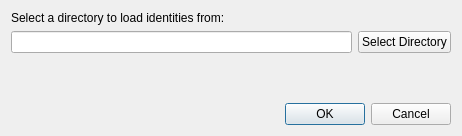
<?xml version="1.0" encoding="UTF-8"?>
<ui version="4.0">
 <class>Dialog</class>
 <widget class="QDialog" name="Dialog">
  <property name="geometry">
   <rect>
    <x>0</x>
    <y>0</y>
    <width>462</width>
    <height>136</height>
   </rect>
  </property>
  <property name="windowTitle">
   <string>Dialog</string>
  </property>
  <layout class="QGridLayout" name="gridLayout">
   <item row="1" column="1">
    <widget class="QPushButton" name="select_directory_button">
     <property name="sizePolicy">
      <sizepolicy hsizetype="Fixed" vsizetype="Fixed">
       <horstretch>0</horstretch>
       <verstretch>0</verstretch>
      </sizepolicy>
     </property>
     <property name="text">
      <string>Select Directory</string>
     </property>
     <property name="default">
      <bool>false</bool>
     </property>
     <property name="flat">
      <bool>false</bool>
     </property>
    </widget>
   </item>
   <item row="0" column="0" colspan="2">
    <widget class="QLabel" name="description_label">
     <property name="sizePolicy">
      <sizepolicy hsizetype="Preferred" vsizetype="Fixed">
       <horstretch>0</horstretch>
       <verstretch>0</verstretch>
      </sizepolicy>
     </property>
     <property name="text">
      <string>Select a directory to load identities from:</string>
     </property>
    </widget>
   </item>
   <item row="1" column="0">
    <widget class="QLineEdit" name="path_value"/>
   </item>
   <item row="2" column="0" colspan="2">
    <spacer name="verticalSpacer">
     <property name="orientation">
      <enum>Qt::Vertical</enum>
     </property>
     <property name="sizeHint" stdset="0">
      <size>
       <width>20</width>
       <height>40</height>
      </size>
     </property>
    </spacer>
   </item>
   <item row="3" column="0" colspan="2">
    <widget class="QDialogButtonBox" name="button_box">
     <property name="orientation">
      <enum>Qt::Horizontal</enum>
     </property>
     <property name="standardButtons">
      <set>QDialogButtonBox::Cancel|QDialogButtonBox::Ok</set>
     </property>
    </widget>
   </item>
  </layout>
 </widget>
 <resources/>
 <connections>
  <connection>
   <sender>button_box</sender>
   <signal>accepted()</signal>
   <receiver>Dialog</receiver>
   <slot>accept()</slot>
   <hints>
    <hint type="sourcelabel">
     <x>248</x>
     <y>254</y>
    </hint>
    <hint type="destinationlabel">
     <x>157</x>
     <y>274</y>
    </hint>
   </hints>
  </connection>
  <connection>
   <sender>button_box</sender>
   <signal>rejected()</signal>
   <receiver>Dialog</receiver>
   <slot>reject()</slot>
   <hints>
    <hint type="sourcelabel">
     <x>316</x>
     <y>260</y>
    </hint>
    <hint type="destinationlabel">
     <x>286</x>
     <y>274</y>
    </hint>
   </hints>
  </connection>
 </connections>
</ui>
